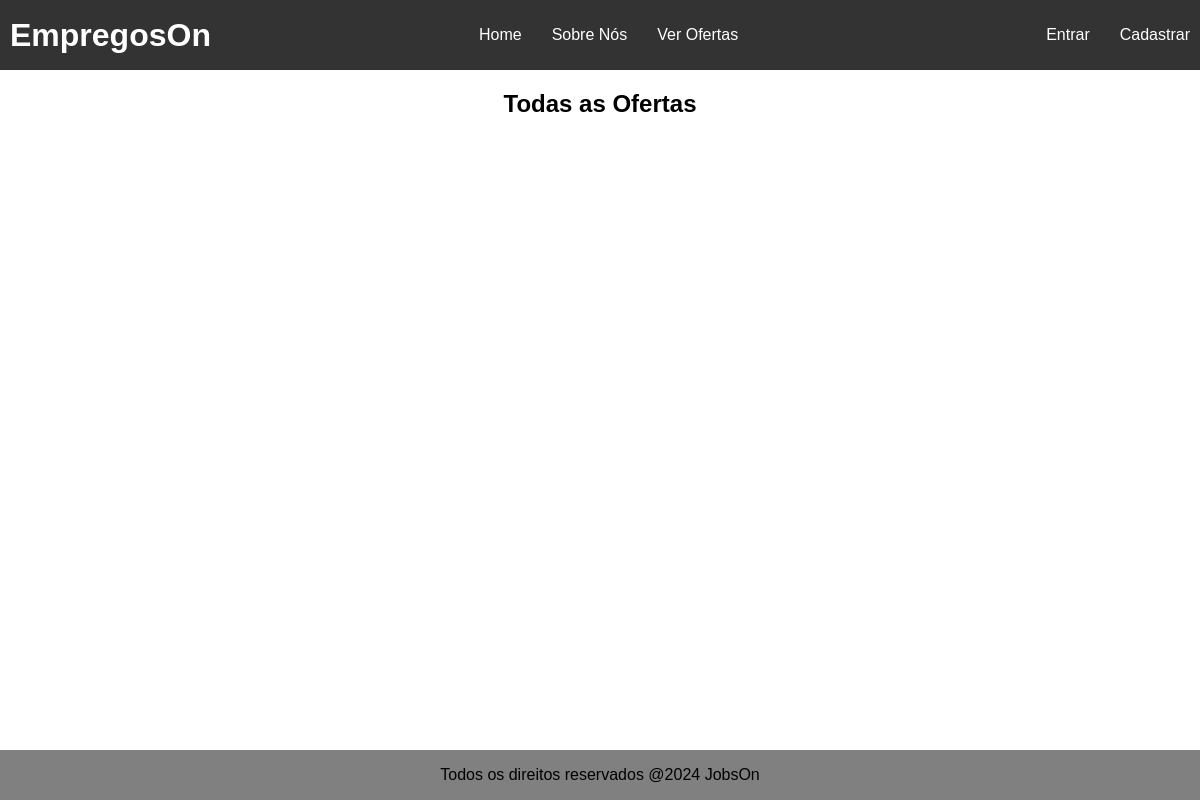
Page /job_list/ on the earlier database version.
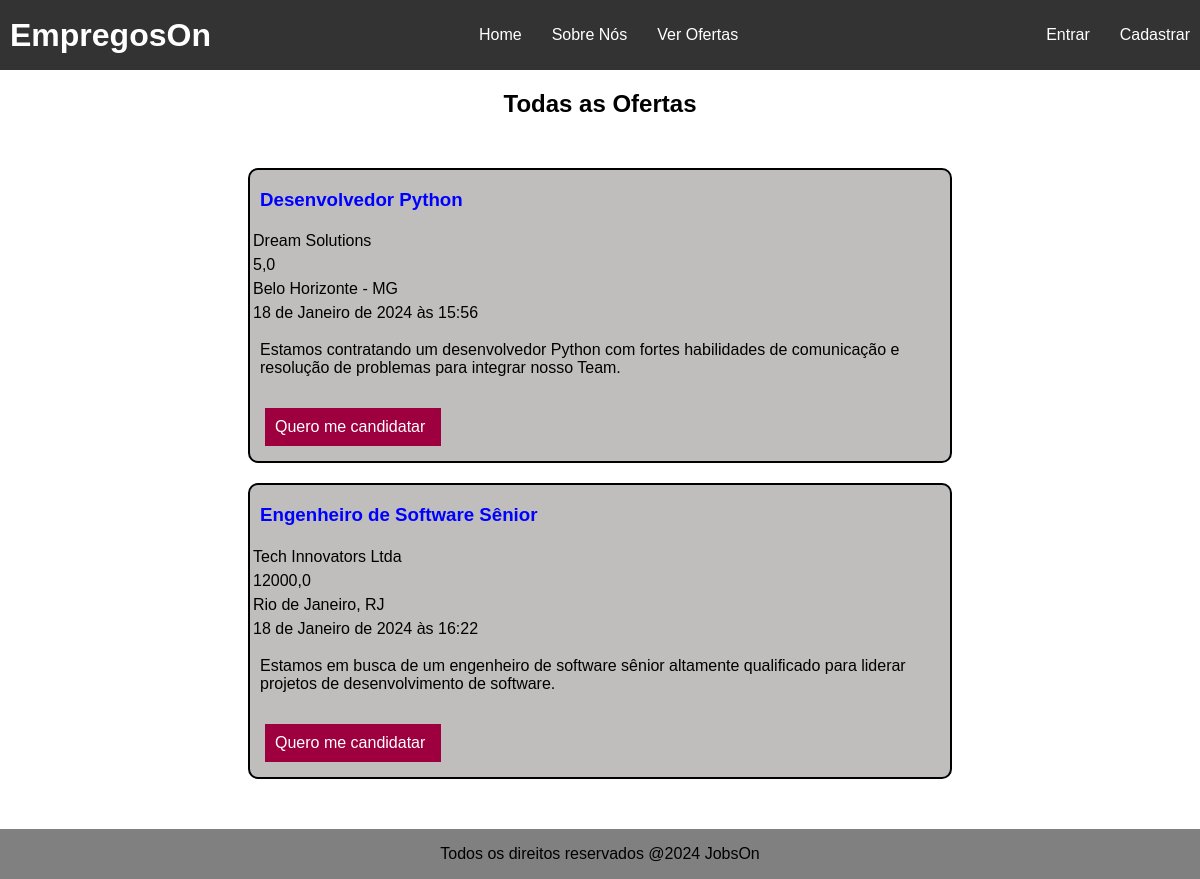
Same page on the later database version.
### jobs/models.py (models this page shows, shortened)
class JobOffer(models.Model):
    title = models.CharField(max_length=100)
    description = models.TextField()
    organization_name = models.CharField(max_length=100)
    location = models.CharField(max_length=100)
    publication_date = models.DateTimeField(auto_now_add=True)  # Adicionará automaticamente a data e hora ao campo
    offer_requirements = models.CharField(max_length=300)
    employment_type = models.CharField(max_length=100)
    salary = models.FloatField(default="Não informado")  # define que por padrão o campo é não informado
    organization_description = models.TextField()

### jobs/views.py (the view)
# urls.py: path('job_list/', JobOffersList.as_view(), name='job_list'),
class JobOffersList(ListView):
    template_name = 'job_list.html'
    model = JobOffer

### jobs/templates/job_list.html
{% extends 'base.html' %}
{% block styles %}
    {{ block.super }}
    {% load static %}
    <link rel="stylesheet" type="text/css" href="{% static 'css/job_list.css' %}">
{% endblock %}
{% block content %}
    <main>
        <h2 class="title-offer-page">Todas as Ofertas</h2>
        <section class="section-content">
        {% for offer in object_list %}
            <div class="offer-grid">
                <h3 class="offer-title">{{ offer.title }}</h3>
                <p class="p-offer">{{ offer.organization_name }}</p>
                <p class="p-offer">{{ offer.salary }}</p>
                <p class="p-offer"> {{ offer.location }}</p>
                <p class="p-offer"> {{ offer.publication_date }}</p>
                <p class="p-description"> {{ offer.description }}</p>
                <a class="btn-apply" href="/">Quero me candidatar</a>
            </div>
        {% endfor %}
        </section>
    </main>
{% endblock %}

### app/templates/base.html (shortened to what this page needs)
<!DOCTYPE html>
{% load static %}
<html lang="pt-br">
<head>
    {% block styles %}
        <link rel="stylesheet" type="text/css" href="{% static '/css/index.css' %}">
    {% endblock %}
</head>
<body>
    <header>
        <h1 class="title">EmpregosOn</h1>
        <nav class="nav-container">
            <a class="nav-link" href="/">Home</a>
            <a class="nav-link" href="/">Sobre Nós</a>
            <a class="nav-link" href="/">Ver Ofertas</a>
        </nav>
        <ul class="list-header">
            <li><a class="list-header-link" href="/">Entrar</a></li>
            <li><a class="list-header-link" href="/">Cadastrar</a></li>
        </ul>
    </header>
    <main>
        {% block content %}
        {% endblock %}
    </main>
    <footer class="footer">
        <p>Todos os direitos reservados @{% now 'Y' %} JobsOn</p>
    </footer>
</body>
</html>

### static/css/index.css (style rules this page uses)
body { margin: 0; font-family: Arial, sans-serif; display: flex; flex-direction: column; min-height: 100vh; }
header { background-color: #333; padding: 10px; display: flex; justify-content: space-between; align-items: center; height: 50px; gap: 30px; }
.nav-container { display: flex; justify-content: start; gap: 30px; }
.title { color: white; }
.nav-link, .list-header-link { text-decoration: none; color: white; }
.list-header { list-style: none; display: flex; gap: 30px; }
.footer { background-color: grey; margin-top: auto; text-align: center; }

### static/css/job_list.css (style rules this page uses)
body { background-color: white; }
.offer-grid { display: grid; grid-template-columns: 1fr; border: 2px solid black; border-radius: 10px; background-color: rgb(191, 190, 189); width: 700px; }
.offer-title { color: blue; margin-left: 10px; }
.title-offer-page { text-align: center; }
.p-offer { margin: 3px; }
.p-description { margin-left: 10px; }
.section-content { display: grid; margin: 50px; gap: 20px; background-color: white; justify-content: center; }
.btn-apply { color: white; text-decoration: none; background-color: rgb(158, 0, 63); width: 156px; padding: 10px; margin: 15px; }

Differences in the rows shown:
added JobOffer: title "Desenvolvedor Python", organization_name "Dream Solutions", salary "5,0", location "Belo Horizonte - MG", publication_date "18 de Janeiro de 2024 às 15:56", description "Estamos contratando um desenvolvedor Python com fortes habilidades de comunicação e resolução de problemas para integrar nosso Team."
added JobOffer: title "Engenheiro de Software Sênior", organization_name "Tech Innovators Ltda", salary "12000,0", location "Rio de Janeiro, RJ", publication_date "18 de Janeiro de 2024 às 16:22", description "Estamos em busca de um engenheiro de software sênior altamente qualificado para liderar projetos de desenvolvimento de software."
